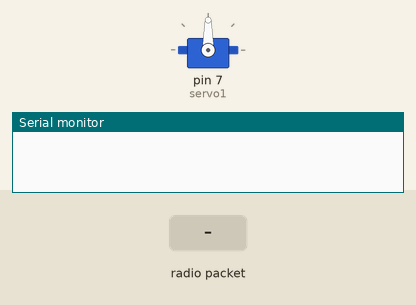
Bench run of a sketch on a simulated Arduino Uno, built with avr-gcc and run on an emulated ATmega328P. Parts: servo, the last lines printed to the serial monitor. The inputs (shaded band) are chosen by the test bench. No radio packets arrive unless stated.

Above: at 1.2 s.
1.3 s: radio packet "1" arrives
At 1.8 s:
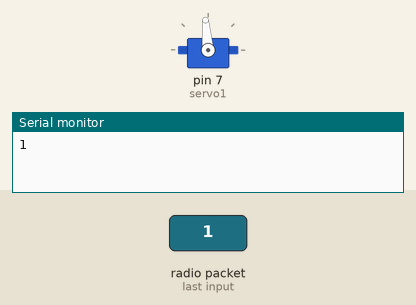
2.8 s: radio packet "1" arrives
At 4.0 s:
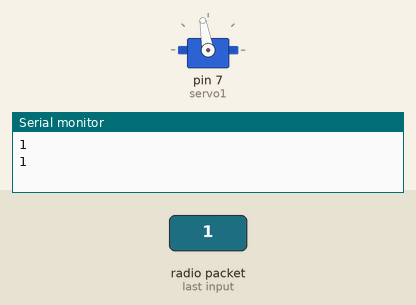
4.3 s: radio packet "3" arrives
At 5.2 s:
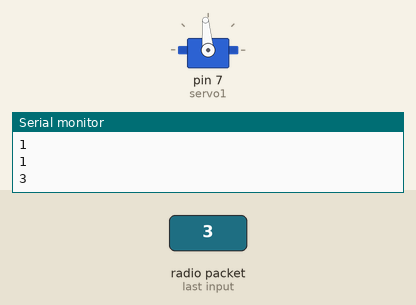
Timing chart, 0 to 7.3 s (numbered marks = the images above; inputs shaded):
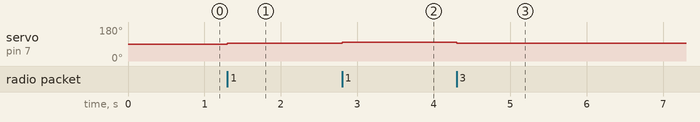

Measured:
- after the input at 1.3 s, servo on pin 7 (servo1): 90° → 95° at once
- after the input at 2.8 s, servo on pin 7 (servo1): 95° → 100° at once
- after the input at 4.3 s, servo on pin 7 (servo1): 100° → 95° at once

The sketch:

Servo_sur_V3.ino
```cpp
#include <Servo.h>
#include <RH_ASK.h>

#ifdef RH_HAVE_HARDWARE_SPI
#include <SPI.h> // Nécessaire pour la compilation
#endif

RH_ASK driver(2000, 13, 12, 14); // Fréquence, RX, TX, PTT – TX et PTT ne sont pas utilisés ici

Servo servo1;
int eje1 = 90;

void setup()
{
    Serial.begin(115200); // Pour le débogage uniquement
    if (!driver.init())
        Serial.println("init failed");

    servo1.attach(7);
    servo1.write(90);
}

void loop()
{
    uint8_t buf[RH_ASK_MAX_MESSAGE_LEN];
    uint8_t buflen = sizeof(buf);

    if (driver.recv(buf, &buflen)) // Non bloquant
    {
        String rcv;
        for (int i = 0; i < buflen; i++)
        {
            rcv += (char)buf[i];
        }
        Serial.println(rcv);

        int b = rcv.toInt();

        // Contrôler le servo en fonction de la valeur reçue
        if (b == 1)
        {
          eje1 += 5;
          if (eje1 > 180) eje1 = 180; // Limiter à l'angle maximum
          servo1.write(eje1);
          delay(50);
        }
        else if (b == 3)
        {
          eje1 -= 5;
          if (eje1 < 0) eje1 = 0; // Limiter à l'angle minimum
          servo1.write(eje1);
          delay(50);
        }
    }
}
```
